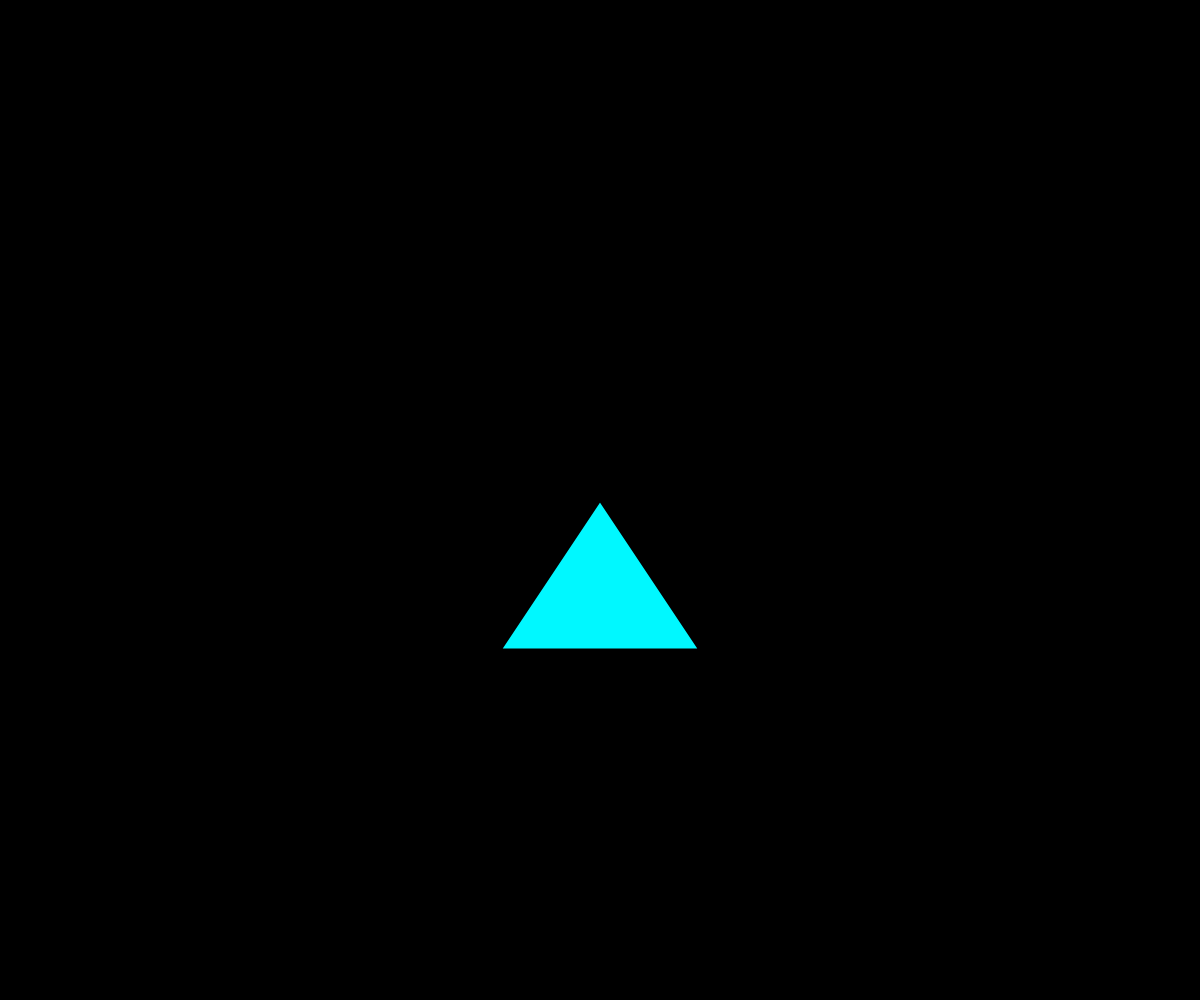
Frame 1 (no input)
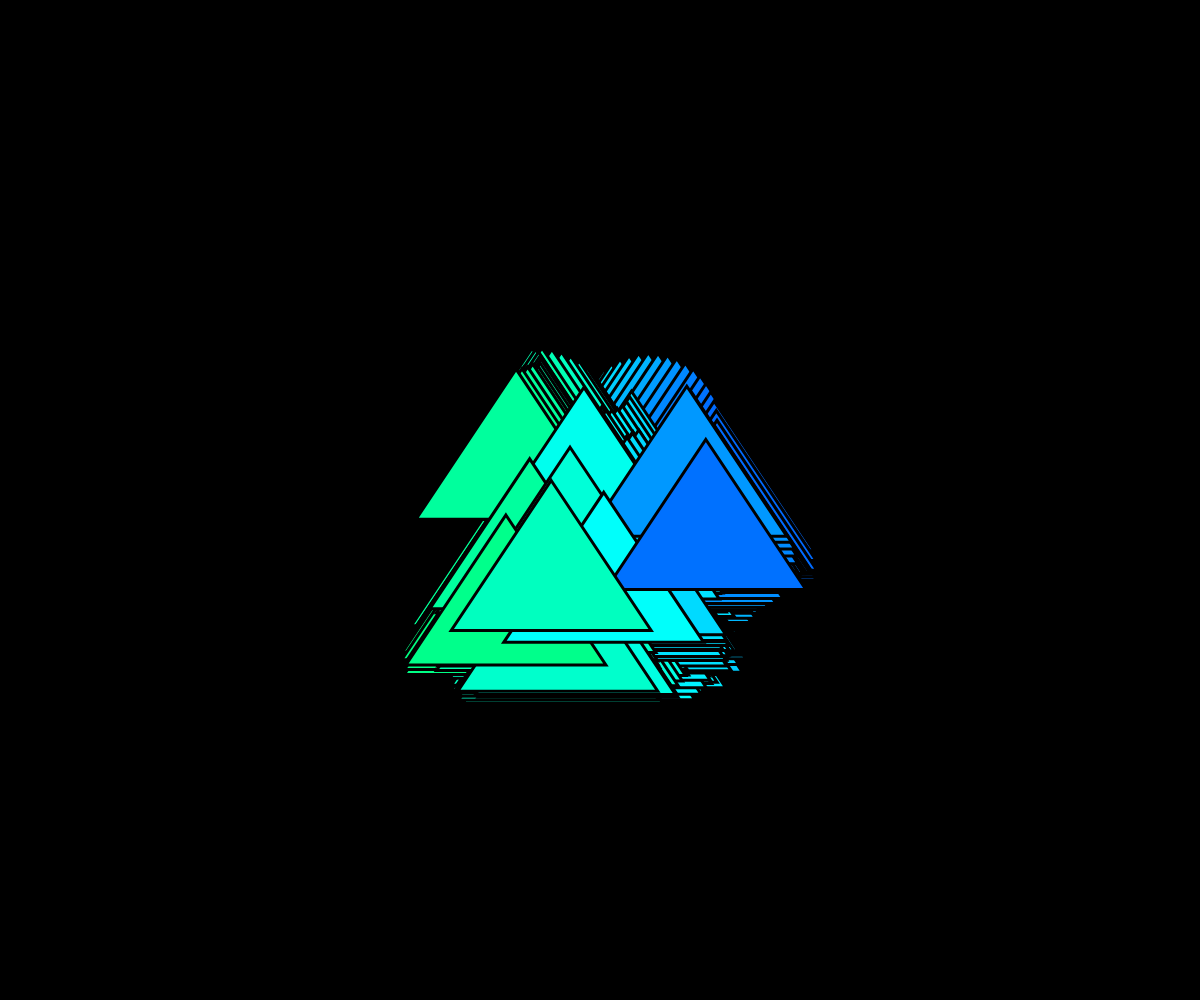
Frame 60 (no input)
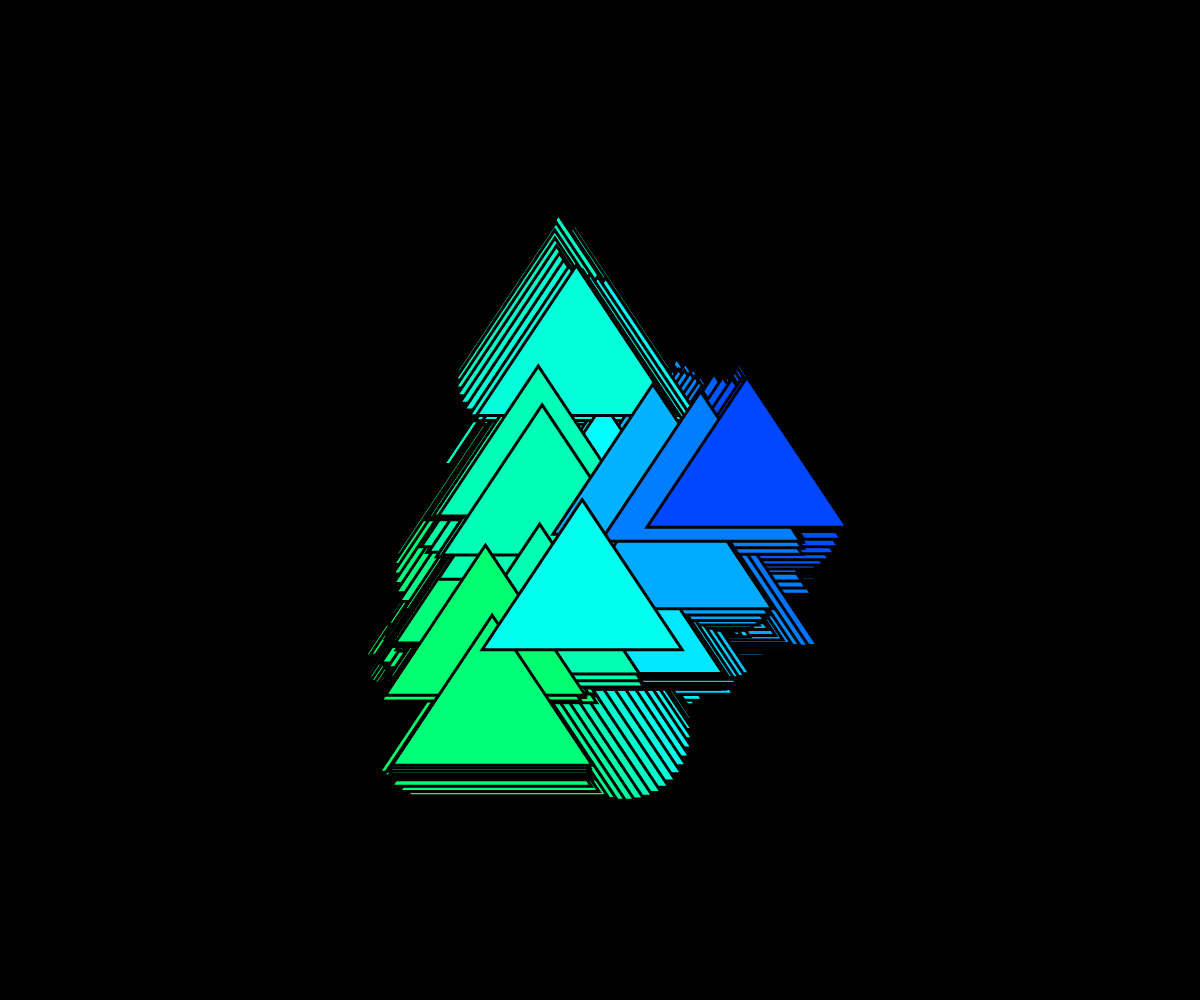
Frame 120 (the mouse pressed at the canvas centre since frame 60)

The p5.js sketch that drew these frames (run headless with seeded random() and noise() and a simulated clock; from frame 60 on, the mouse is pressed at the canvas centre):

// p5.js sketch
// ── sketch.js

var circles = []
var total = 20
var img;


function setup () {
  w = 600;
    var canvas;
    canvas = createCanvas(windowWidth, windowHeight);

    var x = (windowWidth - width) / 2;
    var y = (windowHeight - height) / 2;

    canvas.position(x, y);
    background(0);

  
  for(var i = 0; i < total; i++){
    circles[i] = {};
    circles[i].prevPos = {x: width/2, y: height/2}
    circles[i].pos = {x: width/2, y: height/2}
    circles[i].dir = random() > 1.5 ? 1 : -1
    circles[i].radius = random(3, 10)
    circles[i].angle = 0
  }
  colorMode(HSB);
}

function draw() {
  for(var i = 0; i < total; i++){
    var circle = circles[i]
    circle.angle += 1.4/circle.radius*circle.dir

    circle.pos.x += cos(circle.angle) * circle.radius
    circle.pos.y += sin(circle.angle) * circle.radius
    if(random(100) > 80 || circle.pos.x < 0 || circle.pos.x > width || circle.pos.y < 0 || circle.pos.y > height){
      circle.dir *= -1
      circle.radius = random(3, 10)
      circle.angle += PI
    }

    stroke(0)

    strokeWeight(3)

    fill(map(circle.pos.x, 0, width, 0, 360), 255, 255, 10);

    triangle(circle.prevPos.x, circle.prevPos.y, circle.prevPos.x + 100, circle.prevPos.y + 150,  circle.prevPos.x - 100, circle.prevPos.y + 150)

    circle.prevPos.x = circle.pos.x
    circle.prevPos.y = circle.pos.y
  }
  fill(255);
  noStroke();
  // text("2.3.21", 50, height - 40);
}
